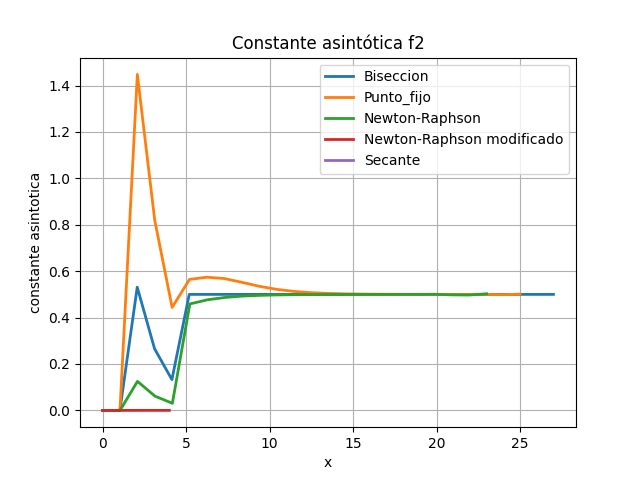

The Python source for this figure:
import tp1.ejercicio3raices.item_e.constantes_asintoticas.calculo_lambda as calc
import tp1.ejercicio3raices.item_d.resolucion_raices.raices_f2 as modos
import tp1.ejercicio3raices.item_e.ordenes.orden_convergencia as orden
import matplotlib.pyplot as plt
import numpy as np

ordenb2 = orden.estimar_ordenar_convergencia(modos.biseccion2[0], len(modos.biseccion2[0]))
orden_nr2 = orden.estimar_ordenar_convergencia(modos.nr2[0], len(modos.nr2[0]))
orden_pf2 = orden.estimar_ordenar_convergencia(modos.pfijo2[0],len(modos.pfijo2[0]))
orden_secante2 = orden.estimar_ordenar_convergencia(modos.secante2[0], len(modos.secante2[0]))
orden_nr_modificado2 = orden.estimar_ordenar_convergencia(modos.nr_modificado2[0], len(modos.nr_modificado2[0]))

lambda_b2 = calc.calcular_lambda(ordenb2, modos.biseccion2[0])
lambda_nr2 = calc.calcular_lambda(orden_nr2, modos.nr2[0])
lambda_pf2 = calc.calcular_lambda(orden_pf2, modos.pfijo2[0])
lambda_secante2 = calc.calcular_lambda(orden_secante2, modos.secante2[0])
lambda_nr_modificado2 = calc.calcular_lambda(orden_nr_modificado2, modos.nr_modificado2[0])

plt.figure()

# el rango de interes es desde 0 (no hay radios negativos) hasta 2R

x1 = np.linspace(0, len(modos.biseccion2[0]), len(modos.biseccion2[0]))
y1 = lambda_b2

x2 = np.linspace(0, len(modos.nr2[0]) - 2, len(modos.nr2[0]) - 2)
y2 = lambda_nr2[0:23]

x3 = np.linspace(0, len(modos.secante2[0]), len(modos.secante2[0]))
y3 = lambda_secante2[0]

x4 = np.linspace(0, len(modos.nr_modificado2[0]), len(modos.nr_modificado2[0]))
y4 = lambda_nr_modificado2
x5 = np.linspace(0, len(modos.pfijo2[0]) - 4, len(modos.pfijo2[0]) - 4)
y5 = lambda_pf2[0:len(modos.pfijo2[0]) - 4]

plt.plot(x1, y1, '-', lw=2, label='Biseccion')
plt.plot(x5, y5, '-', lw=2, label='Punto_fijo')
plt.plot(x2, y2, '-', lw=2, label='Newton-Raphson')
plt.plot(x4, y4, '-', lw=2, label='Newton-Raphson modificado')
plt.plot(x3, y3, '-', lw=2, label='Secante')

nombre_grafico = 'Constante asintótica f2'
plt.title(nombre_grafico)

plt.xlabel('x')
plt.ylabel('constante asintotica')
plt.legend(loc='best')
plt.grid(True)

plt.savefig("constante_f2.png")

plt.show()
